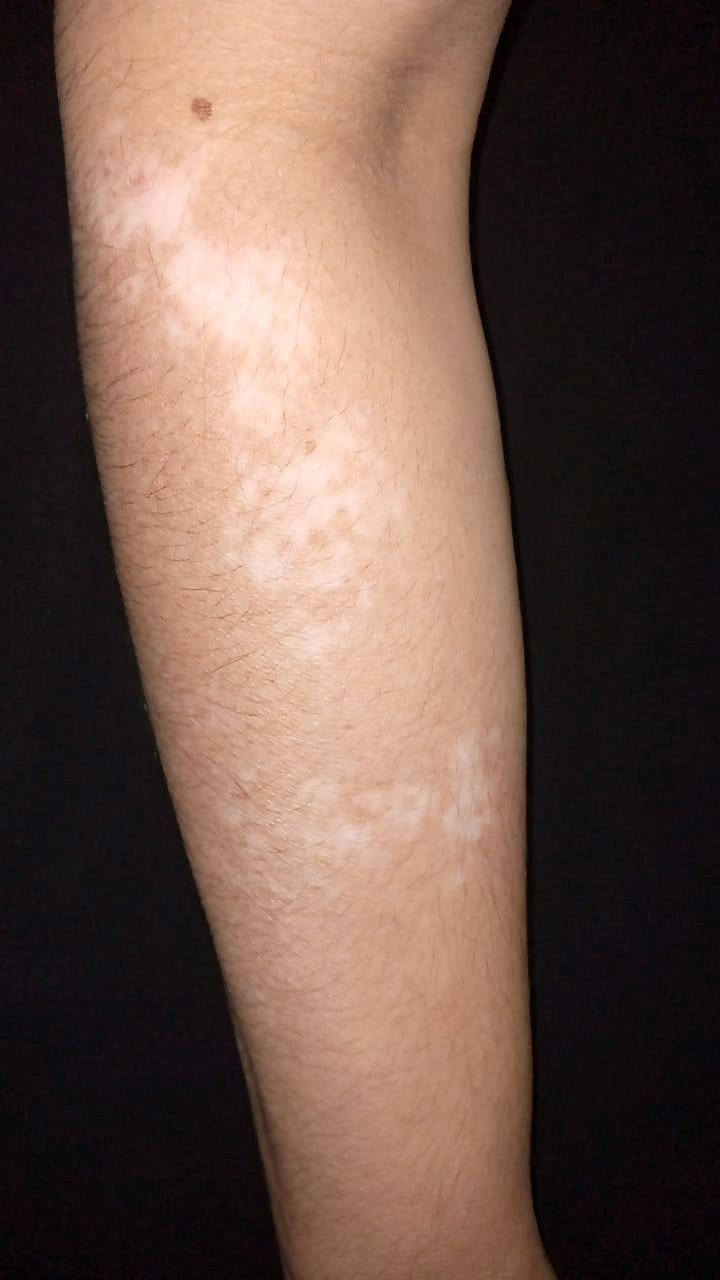
%> input picture 1.1.jpg, 720 x 1280 px
$ octave --eval "result = train_samples_features('1.1.jpg');"   (GNU Octave 9; MATLAB toolbox functions it lacks are replaced by stand-ins)
%> lines starting %> are read from the running program, lines starting %| are printed output that depends on the picture; in (x1, y1, x2, y2) boxes, pixels count from 0 and x2, y2 are one past the last pixel; in counts of white or black regions, pixels touching at a corner belong together; the program's own positions count from 1
### train_Color_Detection.m
function [mean_cluster_value,color]=Color_Detection(image_file)
%> called with image_file = '1.1.jpg'
fruit = imread(image_file);
%> fruit is the input picture: size 1280x720x3 uint8; mean R, G, B 107.6, 84, 73.6
[BW,he] = createMask(fruit);
%> in createMask, `sliderBW = ( (I(:,:,1) >= channel1Min) | (I(:,:,1) <= channel1Max) ) &..`:
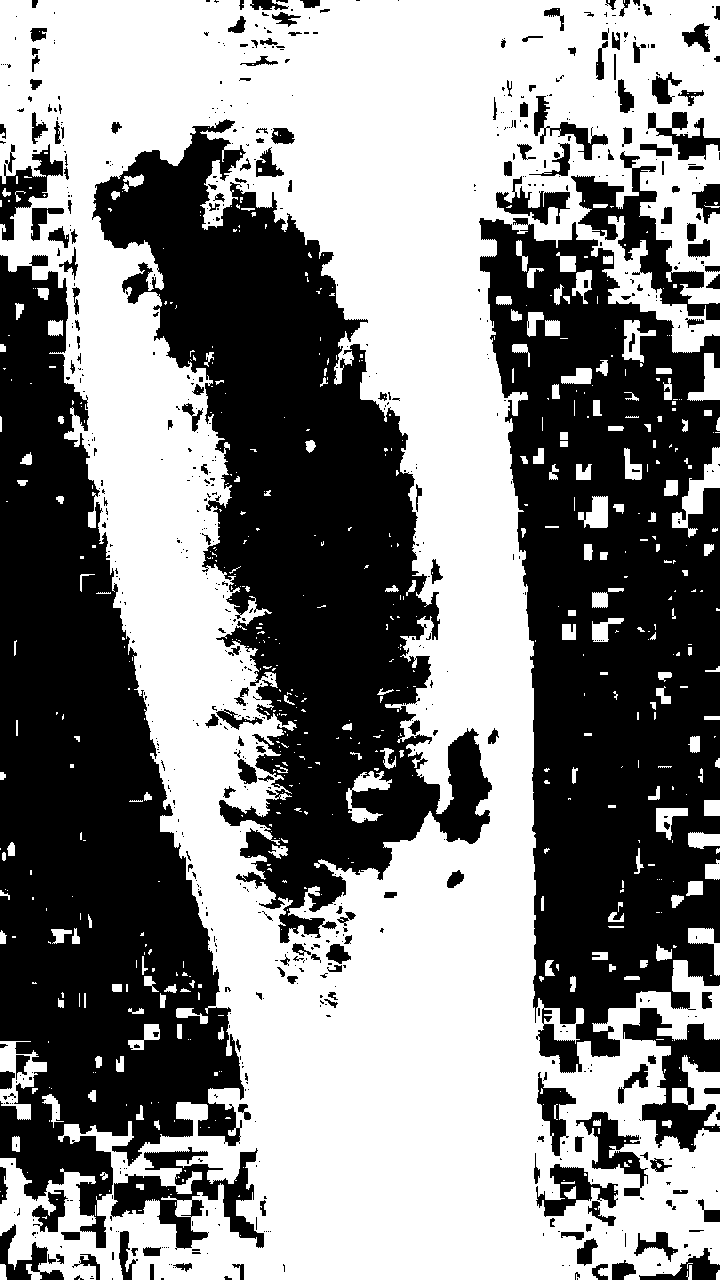
%> sliderBW: size 1280x720 logical; 52.8% white; 767 black regions (575 under 20 px), largest, box (x1, y1, x2, y2) and area: (479, 218, 720, 1073) 130717, (92, 119, 492, 943) 126463, (0, 255, 244, 1248) 125375
%figure,imshow(fruit), title('Fruite image');
%red = maskedRGBImage(:,:,1); % Red channel
%green = maskedRGBImage(:,:,2); % Green channel
%blue = maskedRGBImage(:,:,3); % Blue channel
%a = zeros(size(maskedRGBImage, 1), size(maskedRGBImage, 2));
%just_red = cat(3, red, a, a);
%just_green = cat(3, a, green, a);
%just_blue = cat(3, a, a, blue);
%back_to_original_img = cat(3, red, green, blue);
%figure, imshow(maskedRGBImage), title('Original image');
%figure, imshow(just_red), title('Red channel');
%figure, imshow(just_green), title('Green channel');
%figure, imshow(just_blue), title('Blue channel');
%figure, imshow(back_to_original_img), title('Back to original image');
%he = imread('hestain.png');
%figure,imshow(he), title('H&E image');
text(size(he,2),size(he,1)+15,...
     'Image courtesy of Alan Partin, Johns Hopkins University', ...
     'FontSize',7,'HorizontalAlignment','right');
 cform = makecform('srgb2lab');
lab_he = applycform(he,cform);
%> lab_he: size 1280x720x3 uint8; mean of channels 1, 2, 3 57.1, 133.7, 135
ab = double(lab_he(:,:,2:3));
nrows = size(ab,1);
ncols = size(ab,2);
ab = reshape(ab,nrows*ncols,2);

nColors = 3;
% repeat the clustering 3 times to avoid local minima
[cluster_idx, cluster_center] = kmeans(ab,nColors,'distance','sqEuclidean', ...
                                      'Replicates',3);
%> cluster_center = [143.3 148.1; 128.7 128.2; 140.2 143.5]
                                  pixel_labels = reshape(cluster_idx,nrows,ncols);
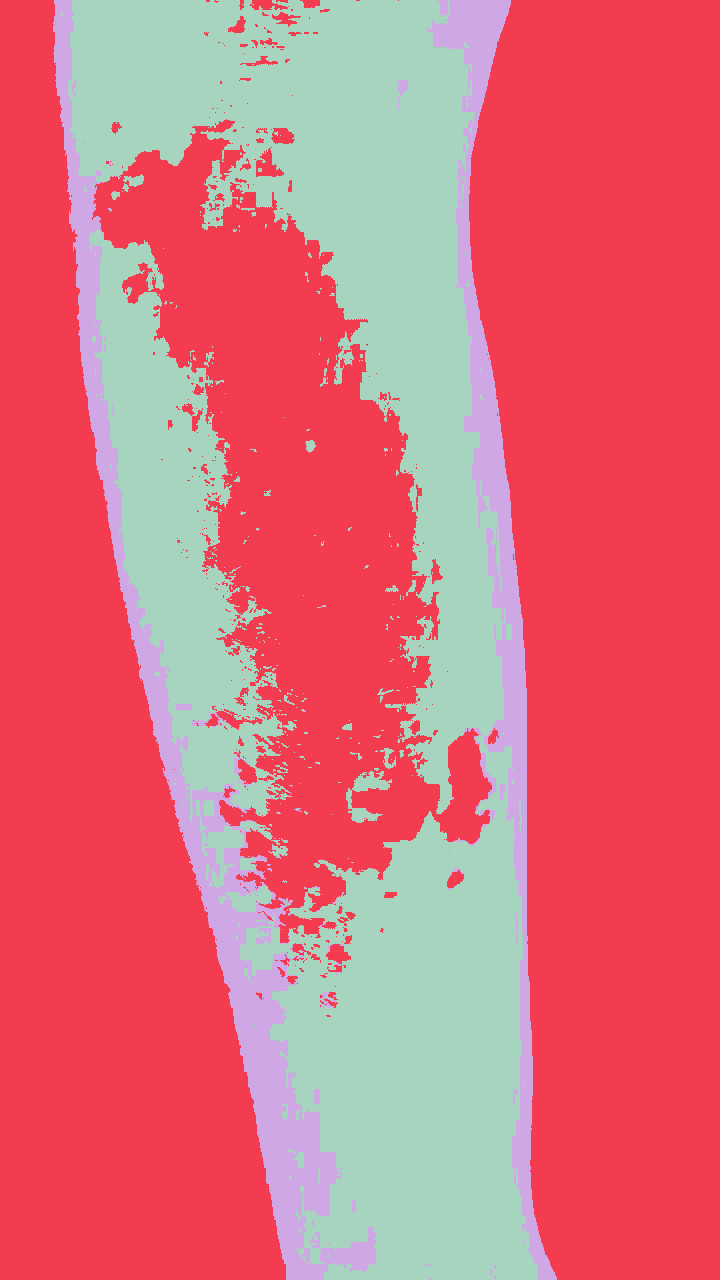
%> pixel_labels: size 1280x720 double; 3 distinct labels, from 1 to 3; one colour per label, 0 black
%figure,imshow(pixel_labels,[]), title('image labeled by cluster index');
segmented_images = cell(1,3);
rgb_label = repmat(pixel_labels,[1 1 3]);

for k = 1:nColors
    color = he;
    color(rgb_label ~= k) = 0;
    segmented_images{k} = color;
end
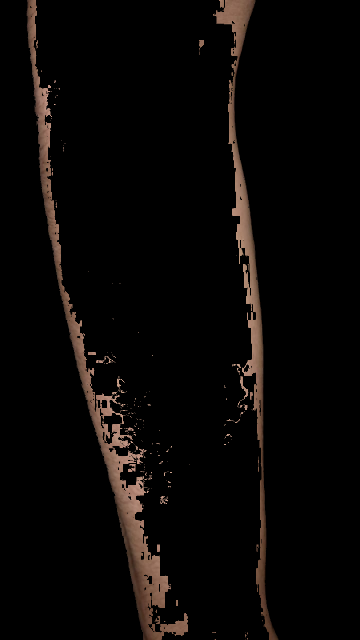
%> color: size 1280x720x3 uint8 (shown at 1/2 size); mean R, G, B 9.1, 6.7, 5.5
%> after the loop, segmented_images = 3 items

%figure,imshow(segmented_images{1}), title('objects in cluster 1');
%figure,imshow(segmented_images{2}), title('objects in cluster 2');
%figure,imshow(segmented_images{3}), title('objects in cluster 3');
mean_cluster_value = mean(cluster_center,2);
%> mean_cluster_value = [145.7; 128.4; 141.9]
[tmp, idx] = sort(mean_cluster_value);
%> tmp = [128.4; 141.9; 145.7]; idx = [2; 3; 1]
blue_cluster_num = idx(1);
%> blue_cluster_num = 2

L = lab_he(:,:,1);
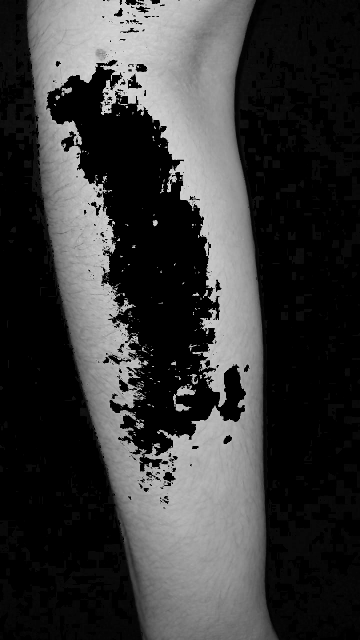
%> L: size 1280x720 uint8 (shown at 1/2 size); min 0, max 216, mean 57.1
blue_idx = find(pixel_labels == blue_cluster_num);
%> blue_idx = 590137 values from 1 to 921600
L_blue = L(blue_idx);
is_light_blue = im2bw(L_blue);
%> is_light_blue = 590137 logical values, 0 true
nuclei_labels = repmat(uint8(0),[nrows ncols]);
nuclei_labels(blue_idx(is_light_blue==false)) = 1;
%> nuclei_labels: size 1280x720 uint8; values 0 (black) and 1 (white), 64% white; 229 black regions (206 under 20 px), largest, box (x1, y1, x2, y2) and area: (53, 0, 557, 1280) 328312, (346, 771, 392, 823) 901, (123, 174, 144, 187) 164
nuclei_labels = repmat(nuclei_labels,[1 1 3]);
blue_nuclei = he;
blue_nuclei(nuclei_labels ~= 1) = 0;
%figure,imshow(blue_nuclei), title('blue nuclei');
transpose(mean_cluster_value);
color=[mean(mean(segmented_images{1})),mean(mean(segmented_images{2})),mean(mean(segmented_images{3}))];
color=[color(1,:,1),color(1,:,2),color(1,:,3)];
%> color = [55.72 2.93 9.05 42.54 1.74 6.72 35.38 1.92 5.52]

### createMask.m
function [BW,maskedRGBImage] = createMask(RGB)
%createMask  Threshold RGB image using auto-generated code from colorThresholder app.
%  [BW,MASKEDRGBIMAGE] = createMask(RGB) thresholds image RGB using
%  auto-generated code from the colorThresholder App. The colorspace and
%  minimum/maximum values for each channel of the colorspace were set in the
%  App and result in a binary mask BW and a composite image maskedRGBImage,
%  which shows the original RGB image values under the mask BW.
% Auto-generated by colorThresholder app on 09-Nov-2016
%------------------------------------------------------
% Convert RGB image to chosen color space
I = rgb2hsv(RGB);
% Define thresholds for channel 1 based on histogram settings
channel1Min = 0.886;
channel1Max = 0.133;
% Define thresholds for channel 2 based on histogram settings
channel2Min = 0.308;
channel2Max = 1.000;
% Define thresholds for channel 3 based on histogram settings
channel3Min = 0.000;
channel3Max = 0.974;
% Create mask based on chosen histogram thresholds
sliderBW = ( (I(:,:,1) >= channel1Min) | (I(:,:,1) <= channel1Max) ) & ...
	(I(:,:,2) >= channel2Min ) & (I(:,:,2) <= channel2Max) & ...
	(I(:,:,3) >= channel3Min ) & (I(:,:,3) <= channel3Max);
BW = sliderBW;
% Initialize output masked image based on input image.
maskedRGBImage = RGB;
% Set background pixels where BW is false to zero.
maskedRGBImage(repmat(~BW,[1 1 3])) = 0;
end

### train_samples_features.m
function Features=train_samples_features(image_file)
[mean_cluster_value,color]=train_Color_Detection(image_file);
%> mean_cluster_value = [145.7; 128.4; 141.9]; color = [55.72 2.93 9.05 42.54 1.74 6.72 35.38 1.92 5.52]
%[area,centroid,Distance,ratio]=area_feature(image_file);
%Features=[transpose(mean_cluster_value),color,area,centroid,Distance,ratio];
Features=[transpose(mean_cluster_value),color];
%> Features = [145.7 128.4 141.9 55.72 2.93 9.05 42.54 1.74 6.72 35.38 1.92 5.52]
%> `result = train_samples_features('1.1.jpg');`:
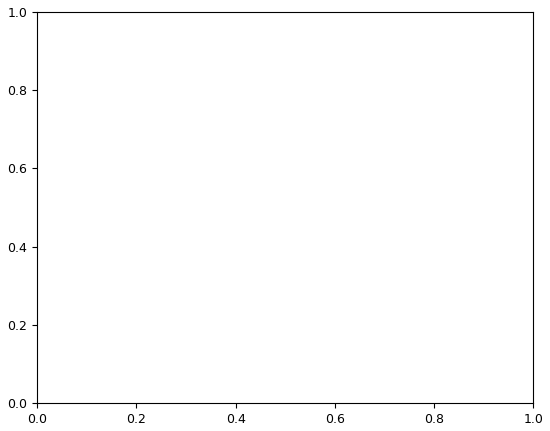
%> figure redrawn from the program's plot data
%> `result = train_samples_features('1.1.jpg');`: result has the same summary as Features in train_samples_features

$ run again, on 4.14.jpg
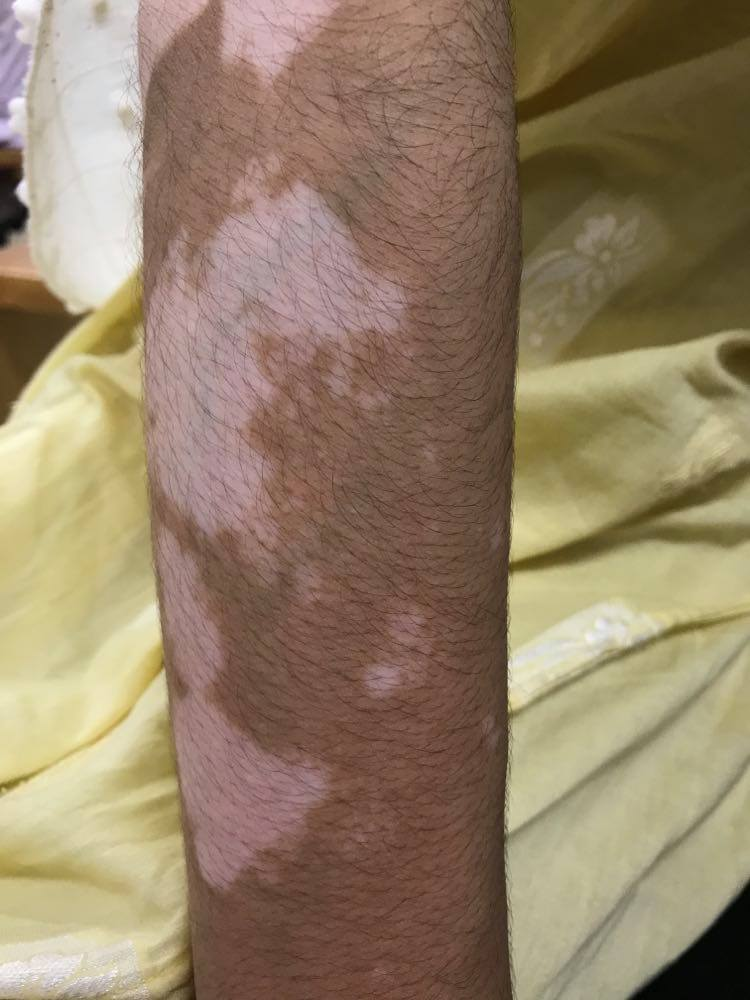
%> input picture 4.14.jpg, 750 x 1000 px
%> in Color_Detection, fruit is the input picture: size 1000x750x3 uint8; mean R, G, B 148.2, 128.7, 103.3
%> I: size 1000x750x3 double; mean H, S, V 0.139, 0.339, 0.582
%> sliderBW: size 1000x750 logical; 48.7% white; 294 white regions (248 under 20 px), largest, box (x1, y1, x2, y2) and area: (78, 0, 750, 1000) 347009, (0, 247, 112, 426) 7713, (623, 456, 750, 522) 2393
%> lab_he: size 1000x750x3 uint8; mean of channels 1, 2, 3 49.5, 132.3, 136.5
%> cluster_center = [130 153.4; 128 128; 139.8 141.8]
%> pixel_labels: size 1000x750 double; 3 distinct labels, from 1 to 3
%> after the loop in Color_Detection, `for k = 1:nColors`:
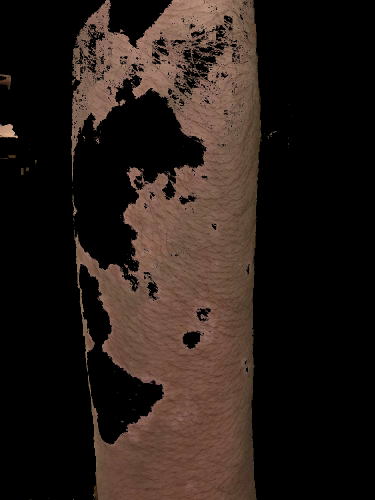
%> color: size 1000x750x3 uint8 (shown at 1/2 size); mean R, G, B 39.6, 29.1, 24.2
%> after the loop in Color_Detection, `for k = 1:nColors`: segmented_images = 3 items
%> in Color_Detection, `mean_cluster_value = mean(cluster_center,2);`: mean_cluster_value = [141.7; 128; 140.8]
%> tmp = [128; 140.8; 141.7]; idx = [2; 3; 1]
%> blue_cluster_num = 2
%> in Color_Detection, `L = lab_he(:,:,1);`:
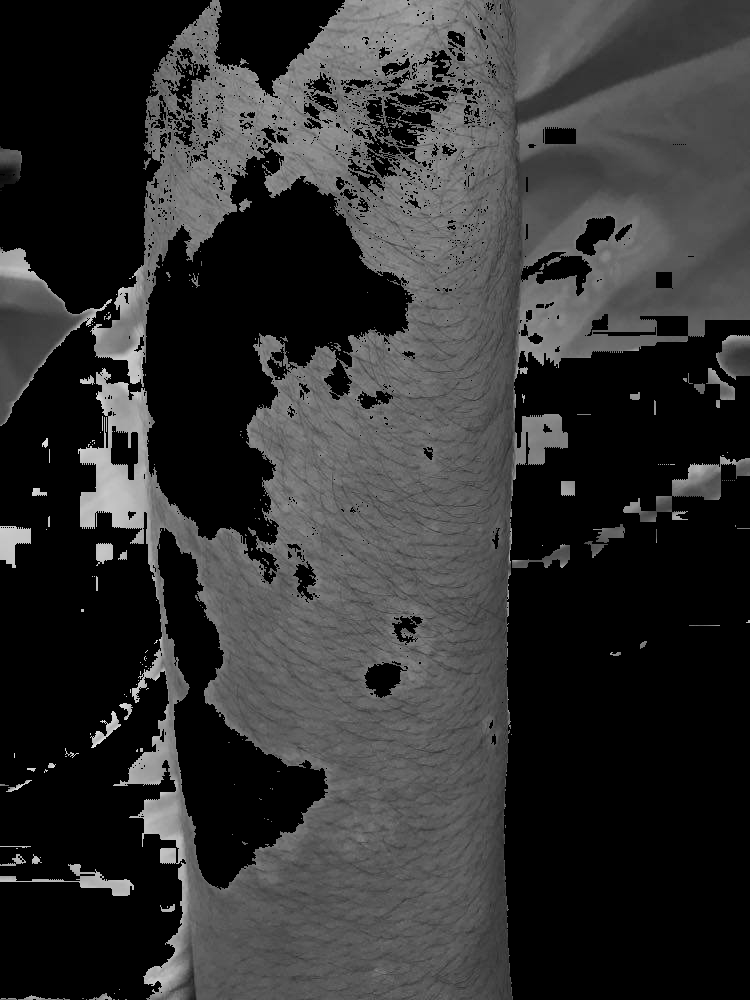
%> L: size 1000x750 uint8; min 0, max 231, mean 49.5
%> blue_idx = 384750 values from 1 to 750000
%> is_light_blue = 384750 logical values, 0 true
%> in Color_Detection, `color=[color(1,:,1),color(1,:,2),color(1,:,3)];`: color = [16.38 0.00919 39.63 14.14 0.0064 29.13 8.02 0.00513 24.24]
%> in train_samples_features, `[mean_cluster_value,color]=train_Color_Detection(image_file);`: mean_cluster_value = [141.7; 128; 140.8]
%> Features = [141.7 128 140.8 16.38 0.00919 39.63 14.14 0.0064 29.13 8.02 0.00513 24.24]
%> result has the same summary as Features in train_samples_features

$ run again, on 18.48.jpeg
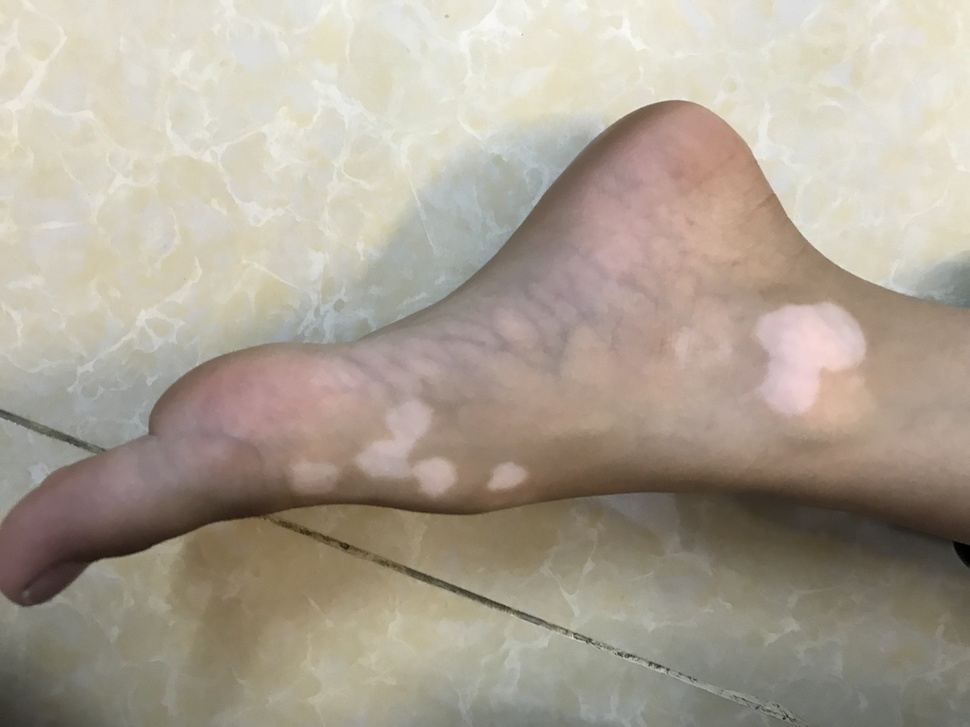
%> input picture 18.48.jpeg, 970 x 727 px, shrunk from 4032 x 3024 before the run
%> in Color_Detection, fruit is the input picture: size 727x970x3 uint8; mean R, G, B 172, 162.4, 148.6
%> I: size 727x970x3 double; mean H, S, V 0.143, 0.153, 0.676
%> sliderBW: size 727x970 logical; 8.3% white; 128 white regions (117 under 20 px), largest, box (x1, y1, x2, y2) and area: (26, 443, 970, 646) 53329, (684, 128, 788, 228) 3493, (600, 101, 684, 148) 937
%> lab_he: size 727x970x3 uint8; mean of channels 1, 2, 3 8.6, 128.4, 129.3
%> cluster_center = [128 128; 134.4 140.8; 131.3 146.7]
%> in Color_Detection, `pixel_labels = reshape(cluster_idx,nrows,ncols);`:
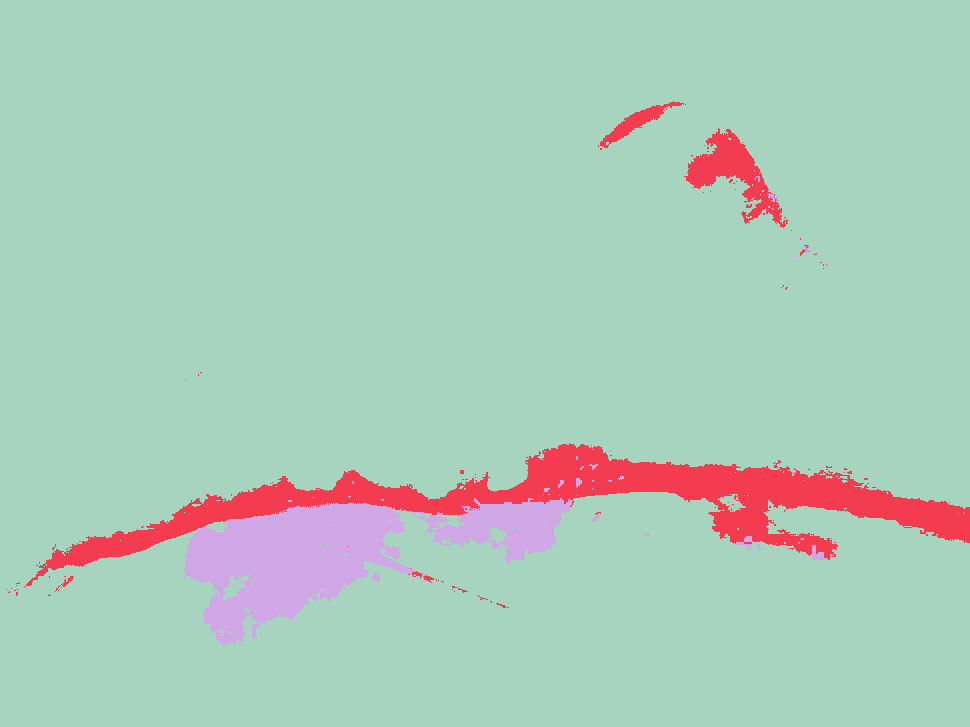
%> pixel_labels: size 727x970 double; 3 distinct labels, from 1 to 3; one colour per label, 0 black
%> after the loop in Color_Detection, `for k = 1:nColors`: segmented_images = 3 items
%> in Color_Detection, `mean_cluster_value = mean(cluster_center,2);`: mean_cluster_value = [128; 137.6; 139]
%> idx = [1; 2; 3]
%> blue_cluster_num = 1
%> in Color_Detection, `L = lab_he(:,:,1);`:
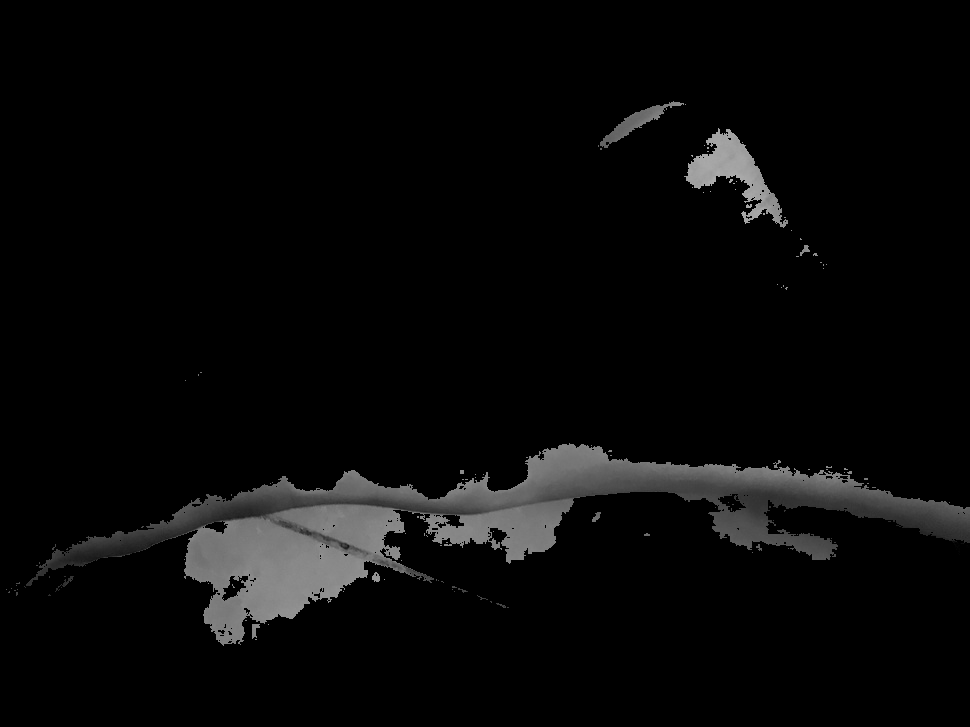
%> L: size 727x970 uint8; min 0, max 174, mean 8.6
%> blue_idx = 646855 values from 1 to 705190
%> is_light_blue = 646855 logical values, 0 true
%> blue_nuclei: size 727x970x3 uint8; mean R, G, B 0, 0, 0
%> in Color_Detection, `color=[color(1,:,1),color(1,:,2),color(1,:,3)];`: color = [0.00618 4.82 4.45 0.00503 3.88 3.89 0.004 3.1 2.89]
%> in train_samples_features, `[mean_cluster_value,color]=train_Color_Detection(image_file);`: mean_cluster_value = [128; 137.6; 139]
%> Features = [128 137.6 139 0.00618 4.82 4.45 0.00503 3.88 3.89 0.004 3.1 2.89]
%> result has the same summary as Features in train_samples_features
